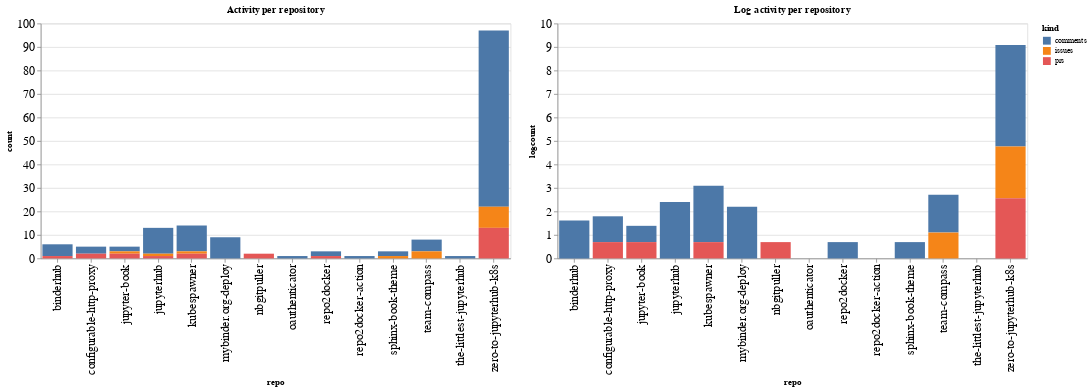

The cell this chart's notebook holds for it:
### Code cell
ch1 = alt.Chart(repo_summaries, width=600, title="Activity per repository").mark_bar().encode(
    x='repo',
    y='count',
    color='kind',
    tooltip="kind"
)

ch2 = alt.Chart(repo_summaries, width=600, title="Log activity per repository").mark_bar().encode(
    x='repo',
    y='logcount',
    color='kind',
    tooltip="kind"
)

ch1 | ch2

### Figure 1 — Vega-Lite specification as saved in the notebook (floating-point values rounded to 4 significant figures)
{"config": {"axisLeft": {"labelFontSize": 15}, "axisBottom": {"labelFontSize": 15}}, "hconcat": [{"mark": "bar", "encoding": {"color": {"type": "nominal", "field": "kind"}, "tooltip": {"type": "nominal", "field": "kind"}, "x": {"type": "nominal", "field": "repo"}, "y": {"type": "quantitative", "field": "count"}}, "title": "Activity per repository", "width": 600}, {"mark": "bar", "encoding": {"color": {"type": "nominal", "field": "kind"}, "tooltip": {"type": "nominal", "field": "kind"}, "x": {"type": "nominal", "field": "repo"}, "y": {"type": "quantitative", "field": "logcount"}}, "title": "Log activity per repository", "width": 600}], "data": {"name": "data-06643ab47a4f3edda1c1c570e2dc668b"}, "$schema": "https://vega.github.io/schema/vega-lite/v4.8.1.json", "datasets": {"data-06643ab47a4f3edda1c1c570e2dc668b": [{"repo": "binderhub", "kind": "comments", "count": 5, "logcount": 1.609}, {"repo": "binderhub", "kind": "prs", "count": 1, "logcount": 0.0}, {"repo": "configurable-http-proxy", "kind": "comments", "count": 3, "logcount": 1.099}, {"repo": "configurable-http-proxy", "kind": "prs", "count": 2, "logcount": 0.6931}, {"repo": "jupyter-book", "kind": "comments", "count": 2, "logcount": 0.6931}, {"repo": "jupyter-book", "kind": "issues", "count": 1, "logcount": 0.0}, {"repo": "jupyter-book", "kind": "prs", "count": 2, "logcount": 0.6931}, {"repo": "jupyterhub", "kind": "comments", "count": 11, "logcount": 2.398}, {"repo": "jupyterhub", "kind": "issues", "count": 1, "logcount": 0.0}, {"repo": "jupyterhub", "kind": "prs", "count": 1, "logcount": 0.0}, {"repo": "kubespawner", "kind": "comments", "count": 11, "logcount": 2.398}, {"repo": "kubespawner", "kind": "issues", "count": 1, "logcount": 0.0}, {"repo": "kubespawner", "kind": "prs", "count": 2, "logcount": 0.6931}, {"repo": "mybinder.org-deploy", "kind": "comments", "count": 9, "logcount": 2.197}, {"repo": "nbgitpuller", "kind": "prs", "count": 2, "logcount": 0.6931}, {"repo": "oauthenticator", "kind": "comments", "count": 1, "logcount": 0.0}, {"repo": "repo2docker", "kind": "comments", "count": 2, "logcount": 0.6931}, {"repo": "repo2docker", "kind": "prs", "count": 1, "logcount": 0.0}, {"repo": "repo2docker-action", "kind": "comments", "count": 1, "logcount": 0.0}, {"repo": "sphinx-book-theme", "kind": "comments", "count": 2, "logcount": 0.6931}, {"repo": "sphinx-book-theme", "kind": "issues", "count": 1, "logcount": 0.0}, {"repo": "team-compass", "kind": "comments", "count": 5, "logcount": 1.609}, {"repo": "team-compass", "kind": "issues", "count": 3, "logcount": 1.099}, {"repo": "the-littlest-jupyterhub", "kind": "comments", "count": 1, "logcount": 0.0}, {"repo": "zero-to-jupyterhub-k8s", "kind": "comments", "count": 75, "logcount": 4.317}, {"repo": "zero-to-jupyterhub-k8s", "kind": "issues", "count": 9, "logcount": 2.197}, {"repo": "zero-to-jupyterhub-k8s", "kind": "prs", "count": 13, "logcount": 2.565}]}}
